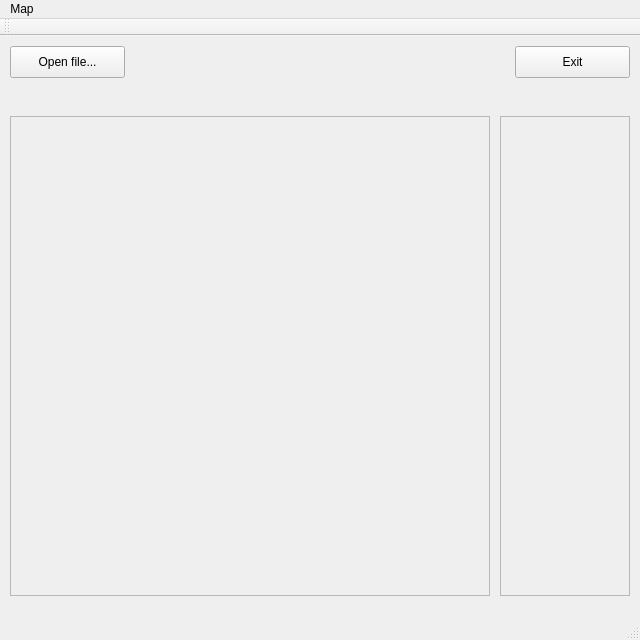
<?xml version="1.0" encoding="UTF-8"?>
<ui version="4.0">
 <class>MainWindow</class>
 <widget class="QMainWindow" name="MainWindow">
  <property name="geometry">
   <rect>
    <x>0</x>
    <y>0</y>
    <width>640</width>
    <height>640</height>
   </rect>
  </property>
  <property name="sizePolicy">
   <sizepolicy hsizetype="Fixed" vsizetype="Fixed">
    <horstretch>0</horstretch>
    <verstretch>0</verstretch>
   </sizepolicy>
  </property>
  <property name="windowTitle">
   <string>MainWindow</string>
  </property>
  <widget class="QWidget" name="centralWidget">
   <widget class="QPushButton" name="openFileButton">
    <property name="geometry">
     <rect>
      <x>10</x>
      <y>10</y>
      <width>115</width>
      <height>32</height>
     </rect>
    </property>
    <property name="text">
     <string>Open file...</string>
    </property>
   </widget>
   <widget class="QPushButton" name="exitButton">
    <property name="geometry">
     <rect>
      <x>515</x>
      <y>10</y>
      <width>115</width>
      <height>32</height>
     </rect>
    </property>
    <property name="text">
     <string>Exit</string>
    </property>
   </widget>
   <widget class="QFrame" name="mapFrame">
    <property name="geometry">
     <rect>
      <x>10</x>
      <y>80</y>
      <width>480</width>
      <height>480</height>
     </rect>
    </property>
    <property name="baseSize">
     <size>
      <width>480</width>
      <height>480</height>
     </size>
    </property>
    <property name="frameShape">
     <enum>QFrame::StyledPanel</enum>
    </property>
    <property name="frameShadow">
     <enum>QFrame::Plain</enum>
    </property>
    <property name="lineWidth">
     <number>2</number>
    </property>
    <property name="midLineWidth">
     <number>2</number>
    </property>
   </widget>
   <widget class="QFrame" name="legendFrame">
    <property name="geometry">
     <rect>
      <x>500</x>
      <y>80</y>
      <width>130</width>
      <height>480</height>
     </rect>
    </property>
    <property name="frameShape">
     <enum>QFrame::StyledPanel</enum>
    </property>
    <property name="frameShadow">
     <enum>QFrame::Raised</enum>
    </property>
    <property name="lineWidth">
     <number>2</number>
    </property>
    <property name="midLineWidth">
     <number>2</number>
    </property>
   </widget>
  </widget>
  <widget class="QMenuBar" name="menuBar">
   <property name="geometry">
    <rect>
     <x>0</x>
     <y>0</y>
     <width>640</width>
     <height>22</height>
    </rect>
   </property>
   <widget class="QMenu" name="menuMap">
    <property name="title">
     <string>Map</string>
    </property>
   </widget>
   <addaction name="menuMap"/>
  </widget>
  <widget class="QToolBar" name="mainToolBar">
   <attribute name="toolBarArea">
    <enum>TopToolBarArea</enum>
   </attribute>
   <attribute name="toolBarBreak">
    <bool>false</bool>
   </attribute>
  </widget>
  <widget class="QStatusBar" name="statusBar"/>
 </widget>
 <layoutdefault spacing="6" margin="11"/>
 <resources/>
 <connections/>
</ui>
